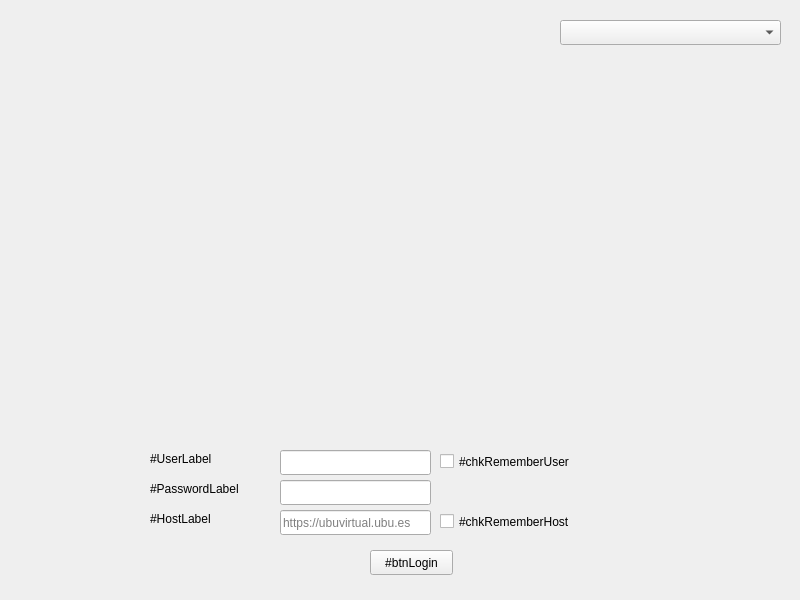
<?xml version="1.0" encoding="UTF-8"?>
<ui version="4.0">
    <class>login</class>
    <widget class="QWidget" name="login">
        <property name="geometry">
            <rect>
                <x>0</x>
                <y>0</y>
                <width>800</width>
                <height>600</height>
            </rect>
        </property>
        <property name="windowTitle">
            <string>UBUVoiceAssistant</string>
        </property>
        <widget class="QWidget" name="centralwidget">
            <widget class="QComboBox" name="dropLang">
                <property name="geometry">
                    <rect>
                        <x>560</x>
                        <y>20</y>
                        <width>221</width>
                        <height>25</height>
                    </rect>
                </property>
            </widget>
            <widget class="QLabel" name="img">
                <property name="geometry">
                    <rect>
                        <x>110</x>
                        <y>80</y>
                        <width>533</width>
                        <height>357</height>
                    </rect>
                </property>
                <property name="text">
                    <string />
                </property>
                <property name="pixmap">
                    <pixmap>../../imgs/UBUVoiceAssistant_logo.png</pixmap>
                </property>
            </widget>
            <widget class="QLabel" name="lblUser">
                <property name="geometry">
                    <rect>
                        <x>150</x>
                        <y>450</y>
                        <width>91</width>
                        <height>17</height>
                    </rect>
                </property>
                <property name="text">
                    <string>#UserLabel</string>
                </property>
            </widget>
            <widget class="QLabel" name="lblPassword">
                <property name="geometry">
                    <rect>
                        <x>150</x>
                        <y>480</y>
                        <width>121</width>
                        <height>17</height>
                    </rect>
                </property>
                <property name="text">
                    <string>#PasswordLabel</string>
                </property>
            </widget>
            <widget class="QLabel" name="lblHost">
                <property name="geometry">
                    <rect>
                        <x>150</x>
                        <y>510</y>
                        <width>101</width>
                        <height>17</height>
                    </rect>
                </property>
                <property name="text">
                    <string>#HostLabel</string>
                </property>
            </widget>
            <widget class="QLineEdit" name="tbxUser">
                <property name="geometry">
                    <rect>
                        <x>280</x>
                        <y>450</y>
                        <width>151</width>
                        <height>25</height>
                    </rect>
                </property>
            </widget>
            <widget class="QLineEdit" name="tbxPassword">
                <property name="geometry">
                    <rect>
                        <x>280</x>
                        <y>480</y>
                        <width>151</width>
                        <height>25</height>
                    </rect>
                </property>
                <property name="echoMode">
                    <enum>QLineEdit::Password</enum>
                </property>
            </widget>
            <widget class="QLineEdit" name="tbxHost">
                <property name="geometry">
                    <rect>
                        <x>280</x>
                        <y>510</y>
                        <width>151</width>
                        <height>25</height>
                    </rect>
                </property>
                <property name="placeholderText">
                    <string>https://ubuvirtual.ubu.es</string>
                </property>
            </widget>
            <widget class="QCheckBox" name="chkUser">
                <property name="geometry">
                    <rect>
                        <x>440</x>
                        <y>450</y>
                        <width>191</width>
                        <height>23</height>
                    </rect>
                </property>
                <property name="text">
                    <string>#chkRememberUser</string>
                </property>
            </widget>
            <widget class="QCheckBox" name="chkHost">
                <property name="geometry">
                    <rect>
                        <x>440</x>
                        <y>510</y>
                        <width>181</width>
                        <height>23</height>
                    </rect>
                </property>
                <property name="text">
                    <string>#chkRememberHost</string>
                </property>
            </widget>
            <widget class="QPushButton" name="btnLogin">
                <property name="geometry">
                    <rect>
                        <x>370</x>
                        <y>550</y>
                        <width>83</width>
                        <height>25</height>
                    </rect>
                </property>
                <property name="text">
                    <string>#btnLogin</string>
                </property>
            </widget>
        </widget>
        </widget>
    <resources />
    <connections />
</ui>
